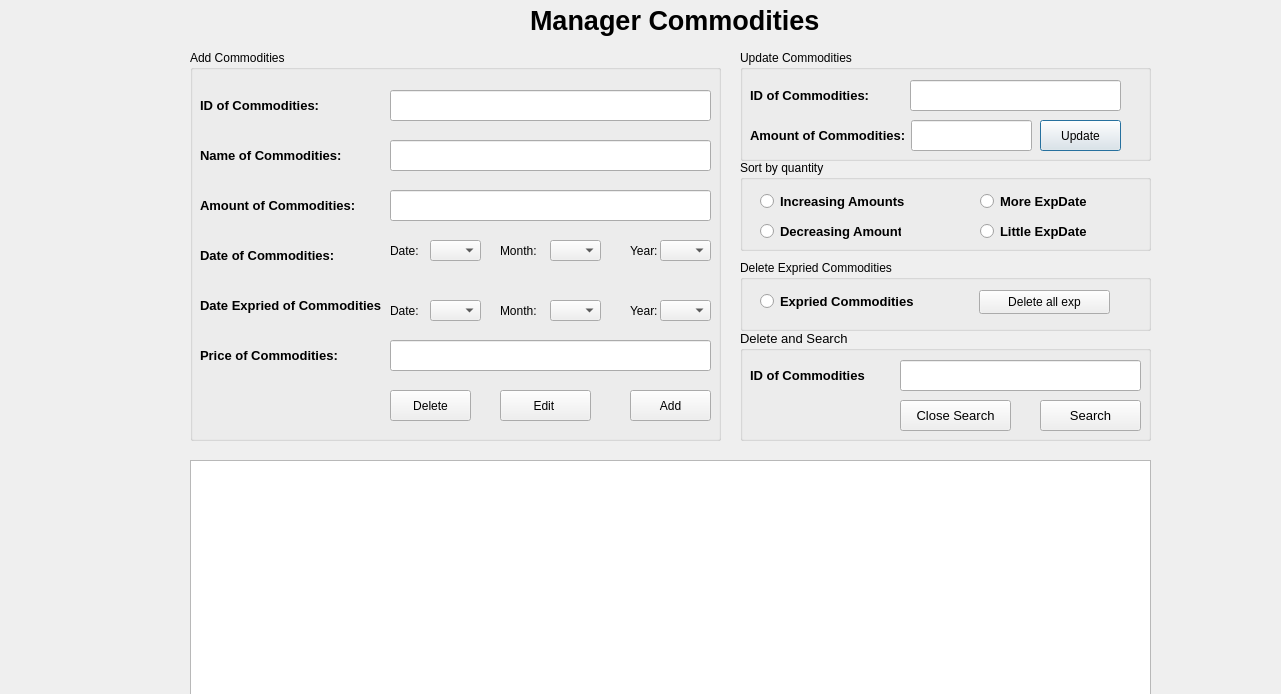
<?xml version="1.0" encoding="UTF-8"?>
<ui version="4.0">
 <class>ManagerProduct</class>
 <widget class="QDialog" name="ManagerProduct">
  <property name="geometry">
   <rect>
    <x>0</x>
    <y>0</y>
    <width>1281</width>
    <height>694</height>
   </rect>
  </property>
  <property name="windowTitle">
   <string>Dialog</string>
  </property>
  <widget class="QGroupBox" name="groupBox_4">
   <property name="geometry">
    <rect>
     <x>740</x>
     <y>50</y>
     <width>411</width>
     <height>111</height>
    </rect>
   </property>
   <property name="title">
    <string>Update Commodities</string>
   </property>
   <widget class="QLabel" name="label_12">
    <property name="geometry">
     <rect>
      <x>10</x>
      <y>30</y>
      <width>141</width>
      <height>31</height>
     </rect>
    </property>
    <property name="font">
     <font>
      <pointsize>10</pointsize>
      <italic>false</italic>
      <bold>true</bold>
      <underline>false</underline>
      <strikeout>false</strikeout>
     </font>
    </property>
    <property name="text">
     <string>ID of Commodities:</string>
    </property>
   </widget>
   <widget class="QLabel" name="label_13">
    <property name="geometry">
     <rect>
      <x>10</x>
      <y>70</y>
      <width>161</width>
      <height>31</height>
     </rect>
    </property>
    <property name="font">
     <font>
      <pointsize>10</pointsize>
      <italic>false</italic>
      <bold>true</bold>
      <underline>false</underline>
      <strikeout>false</strikeout>
     </font>
    </property>
    <property name="text">
     <string>Amount of Commodities:</string>
    </property>
   </widget>
   <widget class="QLineEdit" name="txtUpdateAmount">
    <property name="geometry">
     <rect>
      <x>170</x>
      <y>30</y>
      <width>211</width>
      <height>31</height>
     </rect>
    </property>
   </widget>
   <widget class="QLineEdit" name="txtSearchID">
    <property name="geometry">
     <rect>
      <x>171</x>
      <y>70</y>
      <width>121</width>
      <height>31</height>
     </rect>
    </property>
   </widget>
   <widget class="QPushButton" name="pushButton_3">
    <property name="geometry">
     <rect>
      <x>300</x>
      <y>70</y>
      <width>81</width>
      <height>31</height>
     </rect>
    </property>
    <property name="text">
     <string>Update</string>
    </property>
    <property name="icon">
     <iconset>
      <normaloff>../../qtc++/Users/hagia/Downloads/qtc++/check-mark.png</normaloff>../../qtc++/Users/hagia/Downloads/qtc++/check-mark.png</iconset>
    </property>
   </widget>
  </widget>
  <widget class="QGroupBox" name="groupBox_3">
   <property name="geometry">
    <rect>
     <x>740</x>
     <y>160</y>
     <width>411</width>
     <height>91</height>
    </rect>
   </property>
   <property name="title">
    <string>Sort by quantity</string>
   </property>
   <widget class="QRadioButton" name="radioButton">
    <property name="geometry">
     <rect>
      <x>20</x>
      <y>30</y>
      <width>151</width>
      <height>22</height>
     </rect>
    </property>
    <property name="font">
     <font>
      <pointsize>10</pointsize>
      <bold>true</bold>
     </font>
    </property>
    <property name="text">
     <string>Increasing Amounts</string>
    </property>
   </widget>
   <widget class="QRadioButton" name="radioButton_2">
    <property name="geometry">
     <rect>
      <x>20</x>
      <y>60</y>
      <width>141</width>
      <height>22</height>
     </rect>
    </property>
    <property name="font">
     <font>
      <pointsize>10</pointsize>
      <bold>true</bold>
     </font>
    </property>
    <property name="text">
     <string>Decreasing Amounts</string>
    </property>
   </widget>
   <widget class="QRadioButton" name="radioButton_3">
    <property name="geometry">
     <rect>
      <x>240</x>
      <y>30</y>
      <width>121</width>
      <height>22</height>
     </rect>
    </property>
    <property name="font">
     <font>
      <pointsize>10</pointsize>
      <bold>true</bold>
     </font>
    </property>
    <property name="text">
     <string>More ExpDate</string>
    </property>
   </widget>
   <widget class="QRadioButton" name="radioButton_4">
    <property name="geometry">
     <rect>
      <x>240</x>
      <y>60</y>
      <width>121</width>
      <height>22</height>
     </rect>
    </property>
    <property name="font">
     <font>
      <pointsize>10</pointsize>
      <bold>true</bold>
     </font>
    </property>
    <property name="text">
     <string>Little ExpDate</string>
    </property>
   </widget>
  </widget>
  <widget class="QGroupBox" name="groupBox_2">
   <property name="geometry">
    <rect>
     <x>740</x>
     <y>330</y>
     <width>411</width>
     <height>111</height>
    </rect>
   </property>
   <property name="font">
    <font>
     <pointsize>10</pointsize>
    </font>
   </property>
   <property name="title">
    <string>Delete and Search</string>
   </property>
   <widget class="QPushButton" name="btnSearch">
    <property name="geometry">
     <rect>
      <x>300</x>
      <y>70</y>
      <width>101</width>
      <height>31</height>
     </rect>
    </property>
    <property name="text">
     <string>Search</string>
    </property>
    <property name="icon">
     <iconset>
      <normaloff>../../qtc++/Users/hagia/Downloads/qtc++/loupe.png</normaloff>../../qtc++/Users/hagia/Downloads/qtc++/loupe.png</iconset>
    </property>
   </widget>
   <widget class="QLineEdit" name="txtSearch">
    <property name="geometry">
     <rect>
      <x>160</x>
      <y>30</y>
      <width>241</width>
      <height>31</height>
     </rect>
    </property>
   </widget>
   <widget class="QLabel" name="label_2">
    <property name="geometry">
     <rect>
      <x>10</x>
      <y>30</y>
      <width>141</width>
      <height>31</height>
     </rect>
    </property>
    <property name="font">
     <font>
      <pointsize>10</pointsize>
      <italic>false</italic>
      <bold>true</bold>
      <underline>false</underline>
      <strikeout>false</strikeout>
     </font>
    </property>
    <property name="text">
     <string>ID of Commodities</string>
    </property>
   </widget>
   <widget class="QPushButton" name="pushButton_4">
    <property name="geometry">
     <rect>
      <x>160</x>
      <y>70</y>
      <width>111</width>
      <height>31</height>
     </rect>
    </property>
    <property name="text">
     <string>Close Search</string>
    </property>
   </widget>
   <zorder>pushButton_4</zorder>
   <zorder>btnSearch</zorder>
   <zorder>txtSearch</zorder>
   <zorder>label_2</zorder>
  </widget>
  <widget class="QGroupBox" name="groupBox_5">
   <property name="geometry">
    <rect>
     <x>740</x>
     <y>260</y>
     <width>411</width>
     <height>71</height>
    </rect>
   </property>
   <property name="title">
    <string>Delete Expried Commodities</string>
   </property>
   <widget class="QRadioButton" name="exp">
    <property name="geometry">
     <rect>
      <x>20</x>
      <y>30</y>
      <width>161</width>
      <height>22</height>
     </rect>
    </property>
    <property name="font">
     <font>
      <pointsize>10</pointsize>
      <bold>true</bold>
     </font>
    </property>
    <property name="text">
     <string>Expried Commodities</string>
    </property>
   </widget>
   <widget class="QPushButton" name="pushButton_5">
    <property name="geometry">
     <rect>
      <x>239</x>
      <y>30</y>
      <width>131</width>
      <height>24</height>
     </rect>
    </property>
    <property name="text">
     <string>Delete all exp</string>
    </property>
   </widget>
  </widget>
  <widget class="QLabel" name="label">
   <property name="geometry">
    <rect>
     <x>530</x>
     <y>-20</y>
     <width>301</width>
     <height>81</height>
    </rect>
   </property>
   <property name="sizeIncrement">
    <size>
     <width>0</width>
     <height>0</height>
    </size>
   </property>
   <property name="font">
    <font>
     <pointsize>20</pointsize>
     <bold>true</bold>
    </font>
   </property>
   <property name="frameShadow">
    <enum>QFrame::Plain</enum>
   </property>
   <property name="lineWidth">
    <number>-6</number>
   </property>
   <property name="text">
    <string>Manager Commodities</string>
   </property>
   <property name="textFormat">
    <enum>Qt::PlainText</enum>
   </property>
  </widget>
  <widget class="QGroupBox" name="groupBox">
   <property name="geometry">
    <rect>
     <x>190</x>
     <y>50</y>
     <width>531</width>
     <height>391</height>
    </rect>
   </property>
   <property name="contextMenuPolicy">
    <enum>Qt::PreventContextMenu</enum>
   </property>
   <property name="title">
    <string>Add Commodities</string>
   </property>
   <widget class="QPushButton" name="pushButton">
    <property name="geometry">
     <rect>
      <x>440</x>
      <y>340</y>
      <width>81</width>
      <height>31</height>
     </rect>
    </property>
    <property name="text">
     <string>Add</string>
    </property>
    <property name="icon">
     <iconset>
      <normaloff>../../qtc++/Users/hagia/Downloads/qtc++/add-folder.svg</normaloff>../../qtc++/Users/hagia/Downloads/qtc++/add-folder.svg</iconset>
    </property>
   </widget>
   <widget class="QLineEdit" name="txtID">
    <property name="geometry">
     <rect>
      <x>200</x>
      <y>40</y>
      <width>321</width>
      <height>31</height>
     </rect>
    </property>
   </widget>
   <widget class="QLabel" name="label_4">
    <property name="geometry">
     <rect>
      <x>10</x>
      <y>40</y>
      <width>141</width>
      <height>31</height>
     </rect>
    </property>
    <property name="font">
     <font>
      <pointsize>10</pointsize>
      <italic>false</italic>
      <bold>true</bold>
      <underline>false</underline>
      <strikeout>false</strikeout>
     </font>
    </property>
    <property name="text">
     <string>ID of Commodities:</string>
    </property>
   </widget>
   <widget class="QLineEdit" name="txtName">
    <property name="geometry">
     <rect>
      <x>200</x>
      <y>90</y>
      <width>321</width>
      <height>31</height>
     </rect>
    </property>
   </widget>
   <widget class="QLabel" name="label_5">
    <property name="geometry">
     <rect>
      <x>10</x>
      <y>90</y>
      <width>141</width>
      <height>31</height>
     </rect>
    </property>
    <property name="font">
     <font>
      <pointsize>10</pointsize>
      <italic>false</italic>
      <bold>true</bold>
      <underline>false</underline>
      <strikeout>false</strikeout>
     </font>
    </property>
    <property name="text">
     <string>Name of Commodities:</string>
    </property>
   </widget>
   <widget class="QLineEdit" name="txtAmount">
    <property name="geometry">
     <rect>
      <x>200</x>
      <y>140</y>
      <width>321</width>
      <height>31</height>
     </rect>
    </property>
   </widget>
   <widget class="QLabel" name="label_6">
    <property name="geometry">
     <rect>
      <x>10</x>
      <y>140</y>
      <width>161</width>
      <height>31</height>
     </rect>
    </property>
    <property name="font">
     <font>
      <pointsize>10</pointsize>
      <italic>false</italic>
      <bold>true</bold>
      <underline>false</underline>
      <strikeout>false</strikeout>
     </font>
    </property>
    <property name="text">
     <string>Amount of Commodities:</string>
    </property>
   </widget>
   <widget class="QLabel" name="label_7">
    <property name="geometry">
     <rect>
      <x>10</x>
      <y>190</y>
      <width>141</width>
      <height>31</height>
     </rect>
    </property>
    <property name="font">
     <font>
      <pointsize>10</pointsize>
      <italic>false</italic>
      <bold>true</bold>
      <underline>false</underline>
      <strikeout>false</strikeout>
     </font>
    </property>
    <property name="text">
     <string>Date of Commodities:</string>
    </property>
   </widget>
   <widget class="QLabel" name="label_8">
    <property name="geometry">
     <rect>
      <x>10</x>
      <y>240</y>
      <width>181</width>
      <height>31</height>
     </rect>
    </property>
    <property name="font">
     <font>
      <pointsize>10</pointsize>
      <italic>false</italic>
      <bold>true</bold>
      <underline>false</underline>
      <strikeout>false</strikeout>
     </font>
    </property>
    <property name="text">
     <string>Date Expried of Commodities:</string>
    </property>
   </widget>
   <widget class="QLabel" name="label_9">
    <property name="geometry">
     <rect>
      <x>10</x>
      <y>290</y>
      <width>141</width>
      <height>31</height>
     </rect>
    </property>
    <property name="font">
     <font>
      <pointsize>10</pointsize>
      <italic>false</italic>
      <bold>true</bold>
      <underline>false</underline>
      <strikeout>false</strikeout>
     </font>
    </property>
    <property name="text">
     <string>Price of Commodities:</string>
    </property>
   </widget>
   <widget class="QLineEdit" name="txtPrice">
    <property name="geometry">
     <rect>
      <x>200</x>
      <y>290</y>
      <width>321</width>
      <height>31</height>
     </rect>
    </property>
   </widget>
   <widget class="QComboBox" name="comboBox">
    <property name="geometry">
     <rect>
      <x>360</x>
      <y>190</y>
      <width>51</width>
      <height>21</height>
     </rect>
    </property>
   </widget>
   <widget class="QComboBox" name="comboBox_2">
    <property name="geometry">
     <rect>
      <x>240</x>
      <y>190</y>
      <width>51</width>
      <height>21</height>
     </rect>
    </property>
   </widget>
   <widget class="QComboBox" name="comboBox_3">
    <property name="geometry">
     <rect>
      <x>470</x>
      <y>190</y>
      <width>51</width>
      <height>21</height>
     </rect>
    </property>
   </widget>
   <widget class="QLabel" name="label_3">
    <property name="geometry">
     <rect>
      <x>200</x>
      <y>190</y>
      <width>31</width>
      <height>21</height>
     </rect>
    </property>
    <property name="text">
     <string>Date:</string>
    </property>
   </widget>
   <widget class="QLabel" name="label_10">
    <property name="geometry">
     <rect>
      <x>310</x>
      <y>190</y>
      <width>41</width>
      <height>21</height>
     </rect>
    </property>
    <property name="text">
     <string>Month:</string>
    </property>
   </widget>
   <widget class="QLabel" name="label_11">
    <property name="geometry">
     <rect>
      <x>440</x>
      <y>190</y>
      <width>31</width>
      <height>21</height>
     </rect>
    </property>
    <property name="text">
     <string>Year:</string>
    </property>
   </widget>
   <widget class="QLabel" name="label_23">
    <property name="geometry">
     <rect>
      <x>440</x>
      <y>250</y>
      <width>31</width>
      <height>21</height>
     </rect>
    </property>
    <property name="text">
     <string>Year:</string>
    </property>
   </widget>
   <widget class="QComboBox" name="comboBox_8">
    <property name="geometry">
     <rect>
      <x>240</x>
      <y>250</y>
      <width>51</width>
      <height>21</height>
     </rect>
    </property>
   </widget>
   <widget class="QComboBox" name="comboBox_9">
    <property name="geometry">
     <rect>
      <x>470</x>
      <y>250</y>
      <width>51</width>
      <height>21</height>
     </rect>
    </property>
   </widget>
   <widget class="QLabel" name="label_21">
    <property name="geometry">
     <rect>
      <x>310</x>
      <y>250</y>
      <width>41</width>
      <height>21</height>
     </rect>
    </property>
    <property name="text">
     <string>Month:</string>
    </property>
   </widget>
   <widget class="QComboBox" name="comboBox_7">
    <property name="geometry">
     <rect>
      <x>360</x>
      <y>250</y>
      <width>51</width>
      <height>21</height>
     </rect>
    </property>
   </widget>
   <widget class="QLabel" name="label_22">
    <property name="geometry">
     <rect>
      <x>200</x>
      <y>250</y>
      <width>31</width>
      <height>21</height>
     </rect>
    </property>
    <property name="text">
     <string>Date:</string>
    </property>
   </widget>
   <widget class="QPushButton" name="Editcommodities">
    <property name="geometry">
     <rect>
      <x>310</x>
      <y>340</y>
      <width>91</width>
      <height>31</height>
     </rect>
    </property>
    <property name="text">
     <string>Edit </string>
    </property>
    <property name="icon">
     <iconset>
      <normaloff>../../qtc++/Users/hagia/Downloads/qtc++/add-folder.svg</normaloff>../../qtc++/Users/hagia/Downloads/qtc++/add-folder.svg</iconset>
    </property>
   </widget>
   <widget class="QPushButton" name="pushButton_2">
    <property name="geometry">
     <rect>
      <x>200</x>
      <y>340</y>
      <width>81</width>
      <height>31</height>
     </rect>
    </property>
    <property name="text">
     <string>Delete</string>
    </property>
    <property name="icon">
     <iconset>
      <normaloff>../../qtc++/Users/hagia/Downloads/qtc++/bin.png</normaloff>../../qtc++/Users/hagia/Downloads/qtc++/bin.png</iconset>
    </property>
   </widget>
  </widget>
  <widget class="QTableWidget" name="tableWidget">
   <property name="geometry">
    <rect>
     <x>190</x>
     <y>460</y>
     <width>961</width>
     <height>241</height>
    </rect>
   </property>
   <property name="sizePolicy">
    <sizepolicy hsizetype="Maximum" vsizetype="Expanding">
     <horstretch>0</horstretch>
     <verstretch>0</verstretch>
    </sizepolicy>
   </property>
   <property name="editTriggers">
    <set>QAbstractItemView::NoEditTriggers</set>
   </property>
  </widget>
 </widget>
 <resources/>
 <connections/>
</ui>
